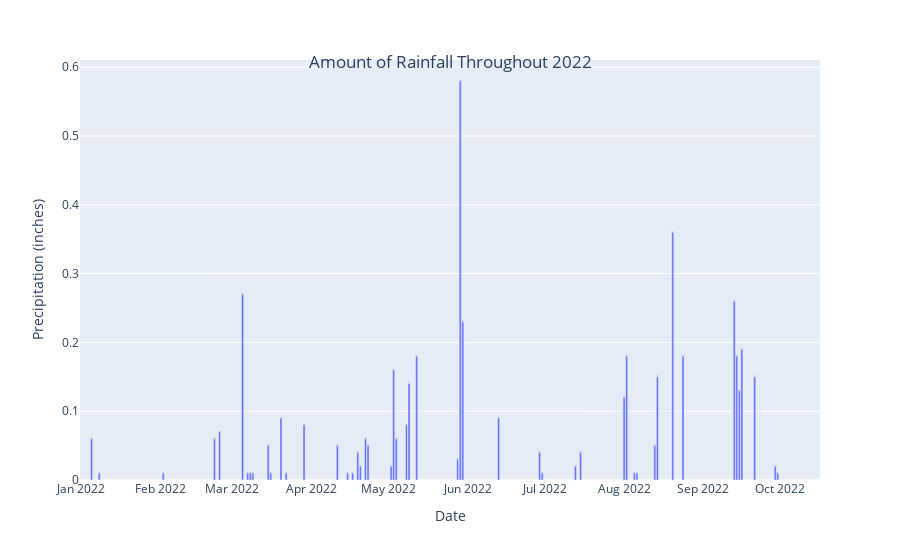

The notebook cell this image was saved under:
### Code cell
fig = px.bar(df, x= 'datetime', y = 'precip', labels = {'precip' : 'Precipitation (inches)', 'datetime' : 'Date'})
fig.update_layout(
    title={
        'text': 'Amount of Rainfall Throughout 2022',
        'y':0.9,
        'x':0.5,
        'xanchor': 'center',
        'yanchor': 'top'})

### Figure 1 — Plotly figure (JSON) as saved in the notebook; plotly's stock layout.template omitted (floating-point values rounded to 4 significant figures; data arrays with more than 128 entries replaced by an {"elided": "..."} marker saying what was removed)
{"data": [{"alignmentgroup": "True", "hovertemplate": "Date=%{x}<br>Precipitation (inches)=%{text}<extra></extra>", "legendgroup": "", "marker": {"color": "#636efa", "pattern": {"shape": ""}}, "name": "", "offsetgroup": "", "orientation": "v", "showlegend": false, "text": {"elided": "289 float values"}, "textposition": "auto", "type": "bar", "x": {"elided": "289 str values"}, "xaxis": "x", "y": {"elided": "289 float values"}, "yaxis": "y"}], "layout": {"barmode": "relative", "legend": {"tracegroupgap": 0}, "margin": {"t": 60}, "title": {"text": "Amount of Rainfall Throughout 2022", "x": 0.5, "xanchor": "center", "y": 0.9, "yanchor": "top"}, "xaxis": {"anchor": "y", "domain": [0, 1], "title": {"text": "Date"}}, "yaxis": {"anchor": "x", "domain": [0, 1], "title": {"text": "Precipitation (inches)"}}}}
